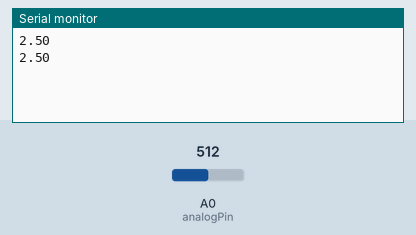
Bench run of a sketch on a simulated Arduino Uno, built with avr-gcc and run on an emulated ATmega328P. Parts: the last lines printed to the serial monitor. The inputs (shaded band) are chosen by the test bench; at power-on: A0 (analogPin) = 512.

Above: at 1.8 s.
1.9 s: A0 (analogPin) set to 716
At 2.5 s:
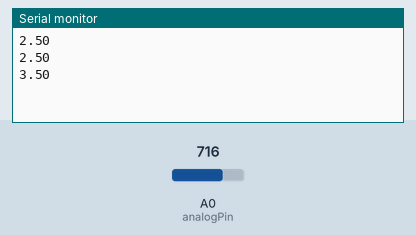
3.4 s: A0 (analogPin) set to 900
At 4.8 s:
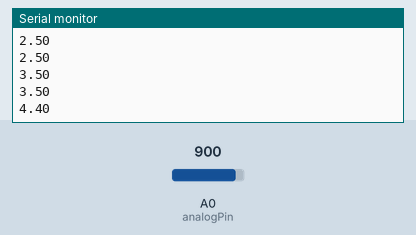
Timing chart, 0 to 6.4 s (numbered marks = the images above; inputs shaded):
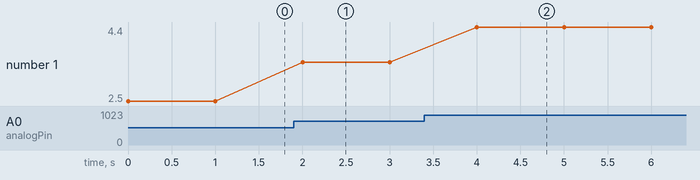

The sketch:

ReadAnalog_LedLevel.ino
```cpp
// Programme de démonstration pour allumer une led en fonction d'une tension
// Variables
const int ledPin =  13;                                       //Pin pour la led
const int analogPin = 0;                                      //Pin pour la lecture analogique
float voltage = 0;                                            //Définition de la variable en volt

// Configuration
void setup() {
  Serial.begin(9600);                                         // Initialisation du port série à 9600
  digitalWrite(ledPin, LOW);                                  //Par défaut la led est éteinte
}

//Boucle principale
void loop() {
  int sensorValue = analogRead(analogPin);                    //Sort une valeur de 0 à 1023; N.B.: cela pourrait être aussi
  voltage = sensorValue * (5.0 / 1023.0);                     //Conversion en V
  Serial.println(voltage);                                    //Impression sur le port série avec retour à la ligne
  if (voltage >0.99){                                         //Comparaison de la valeur mesurée à un seul défini
    digitalWrite(ledPin, HIGH);                               //Allume la led connectée
  }else{
    digitalWrite(ledPin, LOW);                                //Éteint la led connectée
  }
  delay(1000);                                                //Délai en ms
}
```

Measured:
- after the input at 1.9 s, the serial monitor: prints a new line after 0.10 s (image 1)
- after the input at 3.4 s, the serial monitor: prints a new line after 0.60 s (image 2)
- plotted number 1: 2.5 → 3.5 after the input at 1.9 s, 3.5 → 4.4 after the input at 3.4 s
